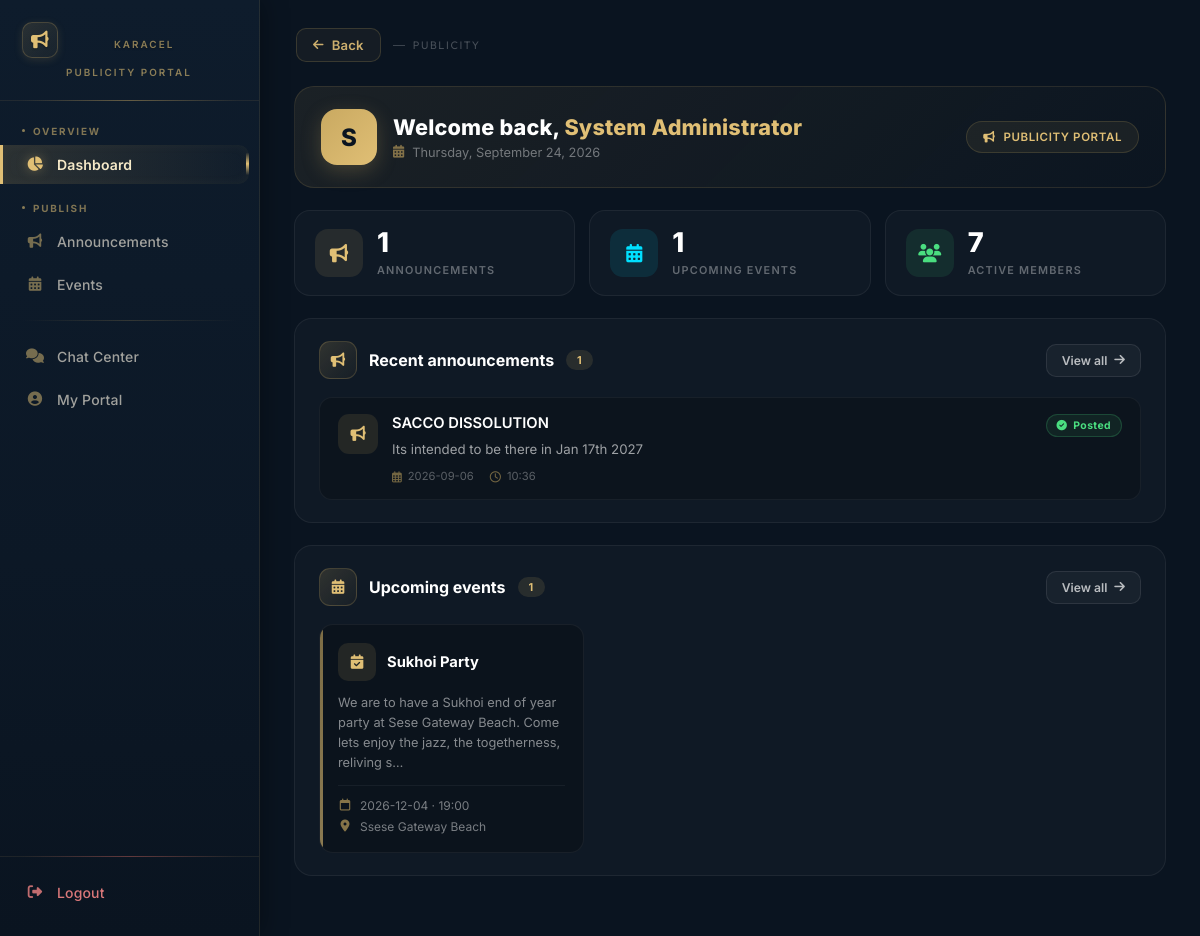
Screenshot of /publicity/dashboard (signed in) with the database file from the repository.
### tables this page shows
CREATE TABLE announcements (
        id INTEGER PRIMARY KEY AUTOINCREMENT,
        title TEXT NOT NULL,
        content TEXT NOT NULL,
        created_at TIMESTAMP DEFAULT CURRENT_TIMESTAMP,
        created_by INTEGER,
        FOREIGN KEY (created_by) REFERENCES users(id)
    );

CREATE TABLE events (
        id INTEGER PRIMARY KEY AUTOINCREMENT,
        title TEXT NOT NULL,
        event_date DATE NOT NULL,
        event_time TIME,
        location TEXT NOT NULL,
        description TEXT,
        created_at TIMESTAMP DEFAULT CURRENT_TIMESTAMP,
        created_by INTEGER,
        FOREIGN KEY (created_by) REFERENCES users(id)
    );

### app.py (the view)
@app.route("/publicity/dashboard")
def publicity_dashboard():
    if session.get("role") not in ["publicity", "secretary", "treasurer", "admin"]:
        flash('Access denied', 'danger')
        return redirect("/login")
    conn = get_db()
    conn.row_factory = sqlite3.Row
    try:
        total_members = conn.execute("SELECT COUNT(*) FROM users WHERE LOWER(role) = 'member' AND status = 'active'").fetchone()[0]
        total_announcements = conn.execute("SELECT COUNT(*) FROM announcements").fetchone()[0]
        upcoming_events = conn.execute("SELECT COUNT(*) FROM events WHERE event_date >= date('now')").fetchone()[0]
        total_newsletters = conn.execute("SELECT COUNT(*) FROM newsletters").fetchone()[0]
        announcements = conn.execute("""
            SELECT * FROM announcements
            ORDER BY created_at DESC
            LIMIT 5
        """).fetchall()
        events = conn.execute("""
            SELECT * FROM events
            WHERE event_date >= date('now')
            ORDER BY event_date ASC
            LIMIT 4
        """).fetchall()
    except sqlite3.Error as e:
        print(f"❌ Database Error: {str(e)}")
        flash(f'Database error: {str(e)}', 'danger')
        return redirect(url_for('login'))
    finally:
        conn.close()
    return render_template(
        "publicity/publicity-dashboard.html",
        total_members=total_members,
        total_announcements=total_announcements,
        upcoming_events=upcoming_events,
        total_newsletters=total_newsletters,
        announcements=announcements,
        events=events,
        session=session,
    )

### app.py (called while the page is built)
def get_db():
    conn = sqlite3.connect("sacco.db")
    conn.row_factory = sqlite3.Row
    return conn

@app.context_processor
def inject_globals():
    from datetime import datetime
    completed_loans = 0
    try:
        if 'user_id' in session:
            role = session.get('role', '')
            if role in ['treasurer', 'admin', 'chairperson']:
                db = get_db()
                completed_loans = db.execute("SELECT COUNT(*) FROM loans WHERE status = 'completed'").fetchone()[0]
                db.close()
    except Exception as e:
        print(f"Error getting completed_loans: {e}")
    return {
        'now': datetime.now(),
        'completed_loans': completed_loans
    }

### templates/publicity/publicity-dashboard.html (shortened to what this page needs)
{% extends "publicity/publicity-base.html" %}
{% block content %}
<div class="pd-wrap">
    <div class="pd-hero">
        <div class="pd-hero-left">
            <div class="pd-hero-avatar">
                {{ session.full_name|default('P')|first|upper }}
            </div>
            <div>
                <h1 class="pd-hero-title">
                    Welcome back, <span>{{ session.full_name|default('Publicity Officer') }}</span>
                </h1>
                <p class="pd-hero-sub">
                    <i class="fas fa-calendar-alt"></i>
                    {{ now.strftime('%A, %B %d, %Y') if now else '' }}
                </p>
            </div>
        </div>
        <div class="pd-hero-chip">
            <i class="fas fa-bullhorn"></i> Publicity Portal
        </div>
    </div>
    <div class="pd-stats">
        <div class="pd-stat">
            <div class="pd-stat-icon gold"><i class="fas fa-bullhorn"></i></div>
            <div class="pd-stat-body">
                <div class="pd-stat-num">{{ total_announcements|default(0) }}</div>
                <div class="pd-stat-label">Announcements</div>
            </div>
        </div>
        <div class="pd-stat">
            <div class="pd-stat-icon cyan"><i class="fas fa-calendar-alt"></i></div>
            <div class="pd-stat-body">
                <div class="pd-stat-num">{{ upcoming_events|default(0) }}</div>
                <div class="pd-stat-label">Upcoming events</div>
            </div>
        </div>
        <div class="pd-stat">
            <div class="pd-stat-icon green"><i class="fas fa-users"></i></div>
            <div class="pd-stat-body">
                <div class="pd-stat-num">{{ total_members|default(0) }}</div>
                <div class="pd-stat-label">Active members</div>
            </div>
        </div>
    </div>
    <div class="pd-card">
        <div class="pd-card-head">
            <div class="pd-card-title">
                <div class="pd-card-title-icon"><i class="fas fa-bullhorn"></i></div>
                Recent announcements
                <span class="pd-count-pill">{{ announcements|length if announcements else 0 }}</span>
            </div>
            <a href="/publicity/announcements" class="pd-view-all">
                View all <i class="fas fa-arrow-right"></i>
            </a>
        </div>
        {% if announcements and announcements|length > 0 %}
        <div class="pd-list">
            {% for a in announcements[:5] %}
            <div class="pd-ann-item">
                <div class="pd-ann-icon"><i class="fas fa-bullhorn"></i></div>
                <div class="pd-ann-body">
                    <h4 class="pd-ann-title">{{ a.title }}</h4>
                    <div class="pd-ann-text">
                        {{ a.content[:180] }}{% if a.content and a.content|length > 180 %}…{% endif %}
                    </div>
                    <div class="pd-ann-meta">
                        <span><i class="far fa-calendar-alt"></i> {{ (a.created_at or '')[:10] }}</span>
                        <span><i class="far fa-clock"></i> {{ (a.created_at or '')[11:16] }}</span>
                    </div>
                </div>
                <span class="pd-badge-posted">
                    <i class="fas fa-check-circle"></i> Posted
                </span>
            </div>
            {% endfor %}
        </div>
        {% else %}
        <div class="pd-empty">
            <div class="pd-empty-icon"><i class="fas fa-bullhorn"></i></div>
            <h4>No announcements yet</h4>
            <p>Create your first announcement to get started</p>
        </div>
        {% endif %}
    </div>
    <div class="pd-card">
        <div class="pd-card-head">
            <div class="pd-card-title">
                <div class="pd-card-title-icon"><i class="fas fa-calendar-alt"></i></div>
                Upcoming events
                <span class="pd-count-pill">{{ events|length if events else 0 }}</span>
            </div>
            <a href="/publicity/events" class="pd-view-all">
                View all <i class="fas fa-arrow-right"></i>
            </a>
        </div>
        {% if events and events|length > 0 %}
        <div class="pd-events-grid">
            {% for e in events[:4] %}
            <div class="pd-event">
                <div class="pd-event-head">
                    <div class="pd-event-icon"><i class="fas fa-calendar-check"></i></div>
                    <h4 class="pd-event-title">{{ e.title }}</h4>
                </div>
                {% if e.description %}
                <p class="pd-event-desc">
                    {{ e.description[:120] }}{% if e.description|length > 120 %}…{% endif %}
                </p>
                {% endif %}
                <div class="pd-event-meta">
                    <span>
                        <i class="far fa-calendar"></i>
                        {{ e.event_date }}{% if e.event_time %} · {{ e.event_time }}{% endif %}
                    </span>
                    <span>
                        <i class="fas fa-map-marker-alt"></i>
                        {{ e.location }}
                    </span>
                </div>
            </div>
            {% endfor %}
        </div>
        {% else %}
        <div class="pd-empty">
            <div class="pd-empty-icon"><i class="fas fa-calendar-plus"></i></div>
            <h4>No upcoming events</h4>
            <p>Create your first event to get started</p>
        </div>
        {% endif %}
    </div>
</div>
{% endblock %}

### static/publicity.css (style rules this page uses)
:root { --gold: #c9a961; --gold-light: #e0bf75; --gold-deep: #a8863f; --bg-deep: #0a1420; --bg-panel: #0e1c2c; --bg-card: rgba(255, 255, 255, 0.025); --border-soft: rgba(255, 255, 255, 0.06); --border-med: rgba(255, 255, 255, 0.09); --text-strong: rgba(255, 255, 255, 0.95); --text-soft: rgba(255, 255, 255, 0.55); --text-faint: rgba(255, 255, 255, 0.3); --success: #4ade80; --danger: #ff6b6b; --info: #00e0ff; }
* { box-sizing: border-box; margin: 0; padding: 0; }
body { font-family: 'Inter', system-ui, -apple-system, sans-serif; background: var(--bg-deep); color: var(--text-strong); min-height: 100vh; display: flex; }

### rows the page displays
announcements: title "SACCO DISSOLUTION", content "Its intended to be there in Jan 17th 2027", created_at "2026-09-06", created_at "10:36"
events: title "Sukhoi Party", description "We are to have a Sukhoi end of year party at Sese Gateway Beach. Come lets enjoy the jazz, the togetherness, reliving s", event_date "2026-12-04", event_time "19:00", location "Ssese Gateway Beach"

### other values shown
{{ session.full_name|default('P')|first|upper }} "S"
{{ session.full_name|default('Publicity Officer') }} "System Administrator"
{{ total_announcements|default(0) }} "1"
{{ upcoming_events|default(0) }} "1"
{{ total_members|default(0) }} "7"
{{ announcements|length if announcements else 0 }} "1"
{{ events|length if events else 0 }} "1"
